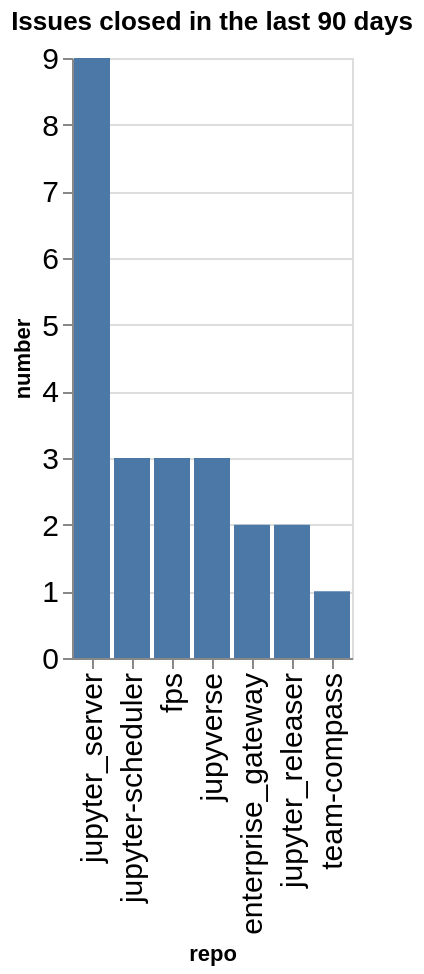

Source (notebook cell):
### Code cell
closed_counts = closed.groupby(['org', 'repo']).count()['number'].reset_index()
closed_counts['org/repo'] = closed_counts.apply(lambda a: a['org'] + '/' + a['repo'], axis=1)
sorted_vals = closed_counts.sort_values(['number'], ascending=False)['repo'].values
alt.Chart(data=closed_counts, title=f"Issues closed in the last {n_days} days").mark_bar().encode(
    x=alt.X('repo', sort=alt.Sort(sorted_vals.tolist())),
    y='number',
)

### Figure 1 — Vega-Lite specification as saved in the notebook (floating-point values rounded to 4 significant figures)
{"config": {"axisLeft": {"labelFontSize": 15}, "axisBottom": {"labelFontSize": 15}}, "data": {"name": "data-c275f4e64632f0cc7fbd767998c521b8"}, "mark": {"type": "bar"}, "encoding": {"x": {"field": "repo", "sort": ["jupyter_server", "jupyter-scheduler", "fps", "jupyverse", "enterprise_gateway", "jupyter_releaser", "team-compass"], "type": "nominal"}, "y": {"field": "number", "type": "quantitative"}}, "title": "Issues closed in the last 90 days", "$schema": "https://vega.github.io/schema/vega-lite/v5.20.1.json", "datasets": {"data-c275f4e64632f0cc7fbd767998c521b8": [{"org": "jupyter-server", "repo": "enterprise_gateway", "number": 2, "org/repo": "jupyter-server/enterprise_gateway"}, {"org": "jupyter-server", "repo": "fps", "number": 3, "org/repo": "jupyter-server/fps"}, {"org": "jupyter-server", "repo": "jupyter-scheduler", "number": 3, "org/repo": "jupyter-server/jupyter-scheduler"}, {"org": "jupyter-server", "repo": "jupyter_releaser", "number": 2, "org/repo": "jupyter-server/jupyter_releaser"}, {"org": "jupyter-server", "repo": "jupyter_server", "number": 9, "org/repo": "jupyter-server/jupyter_server"}, {"org": "jupyter-server", "repo": "jupyverse", "number": 3, "org/repo": "jupyter-server/jupyverse"}, {"org": "jupyter-server", "repo": "team-compass", "number": 1, "org/repo": "jupyter-server/team-compass"}]}}
